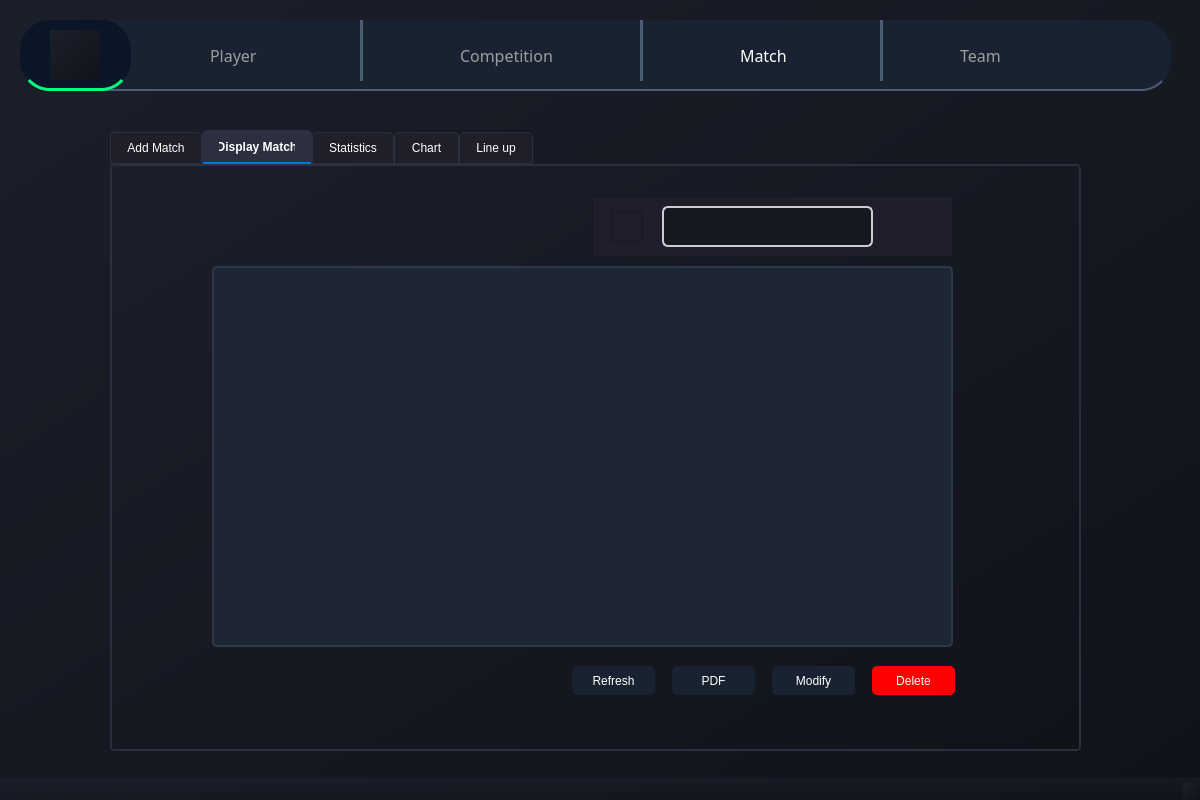
<?xml version="1.0" encoding="UTF-8"?>
<ui version="4.0">
 <class>MainWindow</class>
 <widget class="QMainWindow" name="MainWindow">
  <property name="geometry">
   <rect>
    <x>0</x>
    <y>0</y>
    <width>1200</width>
    <height>800</height>
   </rect>
  </property>
  <property name="font">
   <font>
    <pointsize>10</pointsize>
   </font>
  </property>
  <property name="windowTitle">
   <string>MainWindow</string>
  </property>
  <property name="styleSheet">
   <string notr="true">background: qlineargradient(x1:0, y1:0, x2:1, y2:1, stop:0 #1b1f2a, stop:1 #10131a);</string>
  </property>
  <widget class="QWidget" name="centralwidget">
   <widget class="QListWidget" name="menu">
    <property name="geometry">
     <rect>
      <x>20</x>
      <y>20</y>
      <width>1151</width>
      <height>71</height>
     </rect>
    </property>
    <property name="styleSheet">
     <string notr="true">background: #192231;
color: #D3D3D3;
border-bottom: 2px solid #4C5C75;
border-radius: 30px;</string>
    </property>
   </widget>
   <widget class="QListWidget" name="menu_2">
    <property name="geometry">
     <rect>
      <x>20</x>
      <y>20</y>
      <width>111</width>
      <height>71</height>
     </rect>
    </property>
    <property name="styleSheet">
     <string notr="true">background: #0A1628;
color: #FFFFFF;
border-bottom: 3px solid #00FF7F;
border-radius: 30px;</string>
    </property>
   </widget>
   <widget class="QLabel" name="label">
    <property name="geometry">
     <rect>
      <x>50</x>
      <y>30</y>
      <width>50</width>
      <height>50</height>
     </rect>
    </property>
    <property name="text">
     <string/>
    </property>
    <property name="pixmap">
     <pixmap resource="resources.qrc">:/logo football.png</pixmap>
    </property>
    <property name="scaledContents">
     <bool>true</bool>
    </property>
   </widget>
   <widget class="QLabel" name="dashboard_2">
    <property name="geometry">
     <rect>
      <x>210</x>
      <y>40</y>
      <width>71</width>
      <height>31</height>
     </rect>
    </property>
    <property name="font">
     <font>
      <family>Franklin Gothic Book</family>
      <pointsize>12</pointsize>
      <fontweight>Thin</fontweight>
     </font>
    </property>
    <property name="styleSheet">
     <string notr="true">background-color: transparent;
color: rgb(158, 158, 158);</string>
    </property>
    <property name="text">
     <string>Player</string>
    </property>
   </widget>
   <widget class="QLabel" name="dashboard_7">
    <property name="geometry">
     <rect>
      <x>460</x>
      <y>40</y>
      <width>131</width>
      <height>31</height>
     </rect>
    </property>
    <property name="font">
     <font>
      <family>Franklin Gothic Book</family>
      <pointsize>12</pointsize>
      <fontweight>Thin</fontweight>
     </font>
    </property>
    <property name="styleSheet">
     <string notr="true">background-color: transparent;
color: rgb(158, 158, 158);</string>
    </property>
    <property name="text">
     <string>Competition</string>
    </property>
   </widget>
   <widget class="QLabel" name="dashboard_3">
    <property name="geometry">
     <rect>
      <x>740</x>
      <y>40</y>
      <width>71</width>
      <height>31</height>
     </rect>
    </property>
    <property name="font">
     <font>
      <family>Franklin Gothic Book</family>
      <pointsize>12</pointsize>
      <fontweight>Thin</fontweight>
     </font>
    </property>
    <property name="styleSheet">
     <string notr="true">background-color: transparent;
color: rgb(255, 255, 255);</string>
    </property>
    <property name="text">
     <string>Match</string>
    </property>
   </widget>
   <widget class="QLabel" name="dashboard_4">
    <property name="geometry">
     <rect>
      <x>960</x>
      <y>40</y>
      <width>61</width>
      <height>31</height>
     </rect>
    </property>
    <property name="font">
     <font>
      <family>Franklin Gothic Book</family>
      <pointsize>12</pointsize>
      <fontweight>Thin</fontweight>
     </font>
    </property>
    <property name="styleSheet">
     <string notr="true">background-color: transparent;
color: rgb(158, 158, 158);</string>
    </property>
    <property name="text">
     <string>Team</string>
    </property>
   </widget>
   <widget class="QLabel" name="label_17">
    <property name="geometry">
     <rect>
      <x>1110</x>
      <y>40</y>
      <width>30</width>
      <height>30</height>
     </rect>
    </property>
    <property name="styleSheet">
     <string notr="true">background-color:transparent;</string>
    </property>
    <property name="text">
     <string/>
    </property>
    <property name="pixmap">
     <pixmap resource="resources.qrc">:/user.png</pixmap>
    </property>
    <property name="scaledContents">
     <bool>true</bool>
    </property>
   </widget>
   <widget class="Line" name="line">
    <property name="geometry">
     <rect>
      <x>360</x>
      <y>20</y>
      <width>3</width>
      <height>61</height>
     </rect>
    </property>
    <property name="styleSheet">
     <string notr="true">color: rgb(40, 40, 40);
border: 2px solid #4C5C75;</string>
    </property>
    <property name="orientation">
     <enum>Qt::Orientation::Vertical</enum>
    </property>
   </widget>
   <widget class="Line" name="line_2">
    <property name="geometry">
     <rect>
      <x>640</x>
      <y>20</y>
      <width>3</width>
      <height>61</height>
     </rect>
    </property>
    <property name="styleSheet">
     <string notr="true">border: 2px solid #4C5C75;</string>
    </property>
    <property name="orientation">
     <enum>Qt::Orientation::Vertical</enum>
    </property>
   </widget>
   <widget class="Line" name="line_3">
    <property name="geometry">
     <rect>
      <x>880</x>
      <y>20</y>
      <width>3</width>
      <height>61</height>
     </rect>
    </property>
    <property name="styleSheet">
     <string notr="true">border: 2px solid #4C5C75;</string>
    </property>
    <property name="orientation">
     <enum>Qt::Orientation::Vertical</enum>
    </property>
   </widget>
   <widget class="QTabWidget" name="tabWidget">
    <property name="geometry">
     <rect>
      <x>110</x>
      <y>130</y>
      <width>971</width>
      <height>621</height>
     </rect>
    </property>
    <property name="layoutDirection">
     <enum>Qt::LayoutDirection::LeftToRight</enum>
    </property>
    <property name="styleSheet">
     <string notr="true">QTabWidget::pane {
    border: 2px solid #2c2f3f;
    background: #1e1f29;
    border-radius: 5px;
}

QTabBar::tab {
    background: #1e1f29;
    color: #ffffff;
    padding: 8px 16px;
    border: 1px solid #2c2f3f;
    border-top-left-radius: 5px;
    border-top-right-radius: 5px;
}

QTabBar::tab:selected {
    background: #2c2f3f;
    color: #ffffff;
    font-weight: bold;
    border-bottom: 2px solid #0078d7;
}

QTabBar::tab:hover {
    background: #323546;
    color: #ffffff;
}

QTabBar::tab:!selected {
    margin-top: 2px;
}
</string>
    </property>
    <property name="currentIndex">
     <number>1</number>
    </property>
    <widget class="QWidget" name="tab">
     <attribute name="title">
      <string>Add Match</string>
     </attribute>
     <widget class="QWidget" name="widget" native="true">
      <property name="geometry">
       <rect>
        <x>90</x>
        <y>20</y>
        <width>761</width>
        <height>541</height>
       </rect>
      </property>
      <property name="styleSheet">
       <string notr="true">background-color: #0F111A;
color: #FFFFFF;
font-family: 'Segoe UI', Arial, sans-serif;
font-size: 12px;
border-radius: 15px;
padding: 15px;
spacing: 2px;</string>
      </property>
      <layout class="QGridLayout" name="gridLayout_3">
       <item row="5" column="0">
        <widget class="QLineEdit" name="Stadium">
         <property name="styleSheet">
          <string notr="true">background-color: #1C1F2A;
border: 1px solid #2A2D3A;
border-radius: 5px;
padding: 5px;
color: white;
margin-left: 15px;
margin-right:15px;</string>
         </property>
        </widget>
       </item>
       <item row="3" column="0">
        <widget class="QComboBox" name="team2">
         <property name="styleSheet">
          <string notr="true">background-color: #1C1F2A;
border: 1px solid #2A2D3A;
border-radius: 5px;
padding: 5px;
color: white;
margin-left: 15px;
margin-right:15px;</string>
         </property>
        </widget>
       </item>
       <item row="11" column="0">
        <widget class="QDateTimeEdit" name="Date">
         <property name="styleSheet">
          <string notr="true">background-color: #1C1F2A;
border: 1px solid #2A2D3A;
border-radius: 5px;
padding: 5px;
color: white;
margin-left: 15px;
margin-right:15px;</string>
         </property>
        </widget>
       </item>
       <item row="10" column="0">
        <widget class="QLabel" name="label_10">
         <property name="styleSheet">
          <string notr="true">color: #A0A8B7;
font-weight: bold;
padding-bottom: 5px;background-color:transparent;</string>
         </property>
         <property name="text">
          <string>Date</string>
         </property>
        </widget>
       </item>
       <item row="4" column="0">
        <widget class="QLabel" name="label_11">
         <property name="styleSheet">
          <string notr="true">color: #A0A8B7;
font-weight: bold;
padding-bottom: 5px;background-color:transparent;</string>
         </property>
         <property name="text">
          <string>Stadium</string>
         </property>
        </widget>
       </item>
       <item row="1" column="0">
        <widget class="QComboBox" name="team1">
         <property name="styleSheet">
          <string notr="true">background-color: #1C1F2A;
border: 1px solid #2A2D3A;
border-radius: 5px;
padding: 5px;
color: white;
margin-left: 15px;
margin-right:15px;</string>
         </property>
        </widget>
       </item>
       <item row="2" column="0">
        <widget class="QLabel" name="label_8">
         <property name="styleSheet">
          <string notr="true">color: #A0A8B7;
font-weight: bold;
padding-bottom: 5px;background-color:transparent;</string>
         </property>
         <property name="text">
          <string>Team_2</string>
         </property>
        </widget>
       </item>
       <item row="13" column="0">
        <widget class="QPushButton" name="Confirm">
         <property name="enabled">
          <bool>true</bool>
         </property>
         <property name="styleSheet">
          <string notr="true">background-color: rgba(50, 150, 250, 0.8);
color: white;
font-size: 12px;
border-radius: 5px;
padding: 6px 12px;
margin-left:500px;
margin-right:20px;
margin-bottom:10px;</string>
         </property>
         <property name="text">
          <string>Confirm</string>
         </property>
        </widget>
       </item>
       <item row="6" column="0">
        <widget class="QLabel" name="label_12">
         <property name="styleSheet">
          <string notr="true">color: #A0A8B7;
font-weight: bold;
padding-bottom: 5px;
background-color:transparent;
</string>
         </property>
         <property name="text">
          <string>Referee's FullName</string>
         </property>
        </widget>
       </item>
       <item row="7" column="0">
        <widget class="QLineEdit" name="Referee_name">
         <property name="styleSheet">
          <string notr="true">background-color: #1C1F2A;
border: 1px solid #2A2D3A;
border-radius: 5px;
padding: 5px;
color: white;
margin-left: 15px;
margin-right:15px;</string>
         </property>
        </widget>
       </item>
       <item row="8" column="0">
        <widget class="QLabel" name="label_9">
         <property name="styleSheet">
          <string notr="true">color: #A0A8B7;
font-weight: bold;
padding-bottom: 5px;background-color:transparent;</string>
         </property>
         <property name="text">
          <string>Competiton</string>
         </property>
        </widget>
       </item>
       <item row="0" column="0">
        <widget class="QLabel" name="label_7">
         <property name="styleSheet">
          <string notr="true">color: #A0A8B7;
font-weight: bold;
padding-bottom: 5px;background-color:transparent;</string>
         </property>
         <property name="text">
          <string>Team_1</string>
         </property>
        </widget>
       </item>
       <item row="9" column="0">
        <widget class="QComboBox" name="Comp">
         <property name="styleSheet">
          <string notr="true">background-color: #1C1F2A;
border: 1px solid #2A2D3A;
border-radius: 5px;
padding: 5px;
color: white;
margin-left: 15px;
margin-right:15px;</string>
         </property>
        </widget>
       </item>
      </layout>
     </widget>
     <widget class="QPushButton" name="auto_match">
      <property name="enabled">
       <bool>true</bool>
      </property>
      <property name="geometry">
       <rect>
        <x>-140</x>
        <y>514</y>
        <width>743</width>
        <height>38</height>
       </rect>
      </property>
      <property name="styleSheet">
       <string notr="true">background-color: rgba(50, 150, 250, 0.8);
color: white;
font-size: 12px;
border-radius: 5px;
padding: 6px 12px;
margin-left:500px;
margin-right:20px;
margin-bottom:10px;</string>
      </property>
      <property name="text">
       <string>Auto Match's Schedule</string>
      </property>
     </widget>
    </widget>
    <widget class="QWidget" name="tab_4">
     <attribute name="title">
      <string>Display Match</string>
     </attribute>
     <widget class="QTableView" name="allmatches">
      <property name="geometry">
       <rect>
        <x>100</x>
        <y>100</y>
        <width>741</width>
        <height>381</height>
       </rect>
      </property>
      <property name="styleSheet">
       <string notr="true">/* Style for the QTableWidget */
QTableView#allmatches {
    background-color: #1E2633; /* Match tab pane and form widget */
    border: 2px solid #2A3A4A; /* Subtle blue-gray border */
    gridline-color: #3A4A5A; /* Light grid lines */
    alternate-background-color: #252A38; /* Alternating row color */
    color: #E0E6ED; /* Light gray text */
    selection-background-color: #00FF7F; /* Green selection */
    selection-color: #1A2633; /* Dark blue text on selection */
    border-radius: 5px;
}
QTableView#allmatches::item {
    padding: 5px;
    border: none; /* Remove individual cell borders */
}
QTableView#allmatches::item:focus {
    outline: none; /* Remove focus outline */
}

/* Style for the table header */
QHeaderView::section {
    background-color: #252A38; /* Match alternating row color */
    color: #E0E6ED;
    border: 1px solid #2A3A4A;
    padding: 4px;
    font-weight: bold;
    border-radius: 0;
}
QTableView#allmatches QTableCornerButton::section {
    background-color: #252A38;
    border: 1px solid #2A3A4A;
}</string>
      </property>
     </widget>
     <widget class="QFrame" name="frame_5">
      <property name="geometry">
       <rect>
        <x>480</x>
        <y>30</y>
        <width>361</width>
        <height>61</height>
       </rect>
      </property>
      <property name="styleSheet">
       <string notr="true">    background-color: #1E1E2D;  /* Dark matte background */


 

</string>
      </property>
      <property name="frameShape">
       <enum>QFrame::Shape::StyledPanel</enum>
      </property>
      <property name="frameShadow">
       <enum>QFrame::Shadow::Raised</enum>
      </property>
      <widget class="QLineEdit" name="search">
       <property name="geometry">
        <rect>
         <x>70</x>
         <y>10</y>
         <width>211</width>
         <height>41</height>
        </rect>
       </property>
       <property name="styleSheet">
        <string notr="true">    background-color: #141821;  /* Slightly lighter for contrast */
    border: 2px solid #cccccc;  /* Keep borders subtle */
    border-radius: 6px;
    padding: 6px 10px;
    font-size: 14px;
    color: white;</string>
       </property>
      </widget>
      <widget class="QLabel" name="sortem">
       <property name="geometry">
        <rect>
         <x>310</x>
         <y>20</y>
         <width>18</width>
         <height>18</height>
        </rect>
       </property>
       <property name="text">
        <string/>
       </property>
       <property name="pixmap">
        <pixmap resource="resources.qrc">:/trier.png</pixmap>
       </property>
       <property name="scaledContents">
        <bool>true</bool>
       </property>
      </widget>
      <widget class="QFrame" name="frame_6">
       <property name="geometry">
        <rect>
         <x>20</x>
         <y>15</y>
         <width>31</width>
         <height>31</height>
        </rect>
       </property>
       <property name="frameShape">
        <enum>QFrame::Shape::StyledPanel</enum>
       </property>
       <property name="frameShadow">
        <enum>QFrame::Shadow::Raised</enum>
       </property>
       <widget class="QLabel" name="label_19">
        <property name="geometry">
         <rect>
          <x>10</x>
          <y>10</y>
          <width>11</width>
          <height>11</height>
         </rect>
        </property>
        <property name="text">
         <string/>
        </property>
        <property name="pixmap">
         <pixmap resource="resources.qrc">:/search.png</pixmap>
        </property>
        <property name="scaledContents">
         <bool>true</bool>
        </property>
       </widget>
      </widget>
     </widget>
     <widget class="QPushButton" name="Delete">
      <property name="geometry">
       <rect>
        <x>760</x>
        <y>500</y>
        <width>83</width>
        <height>29</height>
       </rect>
      </property>
      <property name="styleSheet">
       <string notr="true">background-color: rgb(255, 0, 0);
border-radius: 5px ;
color: white;</string>
      </property>
      <property name="text">
       <string>Delete</string>
      </property>
     </widget>
     <widget class="QPushButton" name="Modify">
      <property name="geometry">
       <rect>
        <x>660</x>
        <y>500</y>
        <width>83</width>
        <height>29</height>
       </rect>
      </property>
      <property name="styleSheet">
       <string notr="true">background-color: #192231;
border-radius: 5px ;
color: white;</string>
      </property>
      <property name="text">
       <string>Modify</string>
      </property>
     </widget>
     <widget class="QPushButton" name="pdf">
      <property name="geometry">
       <rect>
        <x>560</x>
        <y>500</y>
        <width>83</width>
        <height>29</height>
       </rect>
      </property>
      <property name="styleSheet">
       <string notr="true">background-color: #192231;
border-radius: 5px ;
color: white;</string>
      </property>
      <property name="text">
       <string>PDF</string>
      </property>
     </widget>
     <widget class="QPushButton" name="refresh">
      <property name="geometry">
       <rect>
        <x>460</x>
        <y>500</y>
        <width>83</width>
        <height>29</height>
       </rect>
      </property>
      <property name="styleSheet">
       <string notr="true">background-color: #192231;
border-radius: 5px ;
color: white;</string>
      </property>
      <property name="text">
       <string>Refresh</string>
      </property>
     </widget>
    </widget>
    <widget class="QWidget" name="tab_2">
     <property name="styleSheet">
      <string notr="true"/>
     </property>
     <attribute name="title">
      <string>Statistics</string>
     </attribute>
     <widget class="QTableView" name="Matches_sum">
      <property name="geometry">
       <rect>
        <x>30</x>
        <y>20</y>
        <width>921</width>
        <height>101</height>
       </rect>
      </property>
      <property name="styleSheet">
       <string notr="true">/* Style for the QTableWidget */
QTableView#allmatches {
    background-color: #1E2633; /* Match tab pane and form widget */
    border: 2px solid #2A3A4A; /* Subtle blue-gray border */
    gridline-color: #3A4A5A; /* Light grid lines */
    alternate-background-color: #252A38; /* Alternating row color */
    color: #E0E6ED; /* Light gray text */
    selection-background-color: #00FF7F; /* Green selection */
    selection-color: #1A2633; /* Dark blue text on selection */
    border-radius: 5px;
}
QTableView#allmatches::item {
    padding: 5px;
    border: none; /* Remove individual cell borders */
}
QTableView#allmatches::item:focus {
    outline: none; /* Remove focus outline */
}

/* Style for the table header */
QHeaderView::section {
    background-color: #252A38; /* Match alternating row color */
    color: #E0E6ED;
    border: 1px solid #2A3A4A;
    padding: 4px;
    font-weight: bold;
    border-radius: 0;
}
QTableView#allmatches QTableCornerButton::section {
    background-color: #252A38;
    border: 1px solid #2A3A4A;
}</string>
      </property>
     </widget>
     <widget class="QTableView" name="refrees">
      <property name="geometry">
       <rect>
        <x>30</x>
        <y>140</y>
        <width>921</width>
        <height>121</height>
       </rect>
      </property>
      <property name="styleSheet">
       <string notr="true">/* Style for the QTableWidget */
QTableView#allmatches {
    background-color: #1E2633; /* Match tab pane and form widget */
    border: 2px solid #2A3A4A; /* Subtle blue-gray border */
    gridline-color: #3A4A5A; /* Light grid lines */
    alternate-background-color: #252A38; /* Alternating row color */
    color: #E0E6ED; /* Light gray text */
    selection-background-color: #00FF7F; /* Green selection */
    selection-color: #1A2633; /* Dark blue text on selection */
    border-radius: 5px;
}
QTableView#allmatches::item {
    padding: 5px;
    border: none; /* Remove individual cell borders */
}
QTableView#allmatches::item:focus {
    outline: none; /* Remove focus outline */
}

/* Style for the table header */
QHeaderView::section {
    background-color: #252A38; /* Match alternating row color */
    color: #E0E6ED;
    border: 1px solid #2A3A4A;
    padding: 4px;
    font-weight: bold;
    border-radius: 0;
}
QTableView#allmatches QTableCornerButton::section {
    background-color: #252A38;
    border: 1px solid #2A3A4A;
}</string>
      </property>
     </widget>
     <widget class="QWidget" name="weather_impact" native="true">
      <property name="geometry">
       <rect>
        <x>30</x>
        <y>280</y>
        <width>921</width>
        <height>291</height>
       </rect>
      </property>
      <property name="styleSheet">
       <string notr="true">QWidget#customWidget {
    background-color: #1E2633;
    border: 2px solid #2A3A4A;
    color: #E0E6ED;
    border-radius: 5px;
}
QWidget#customWidget QLabel {
    color: #E0E6ED;
    background-color: transparent;
}</string>
      </property>
     </widget>
    </widget>
    <widget class="QWidget" name="chart">
     <attribute name="title">
      <string>Chart</string>
     </attribute>
     <widget class="QWidget" name="goals_chart" native="true">
      <property name="geometry">
       <rect>
        <x>60</x>
        <y>60</y>
        <width>851</width>
        <height>481</height>
       </rect>
      </property>
      <property name="styleSheet">
       <string notr="true">/* Style for the QTableWidget */
QTableView#allmatches {
    background-color: #1E2633; /* Match tab pane and form widget */
    border: 2px solid #2A3A4A; /* Subtle blue-gray border */
    gridline-color: #3A4A5A; /* Light grid lines */
    alternate-background-color: #252A38; /* Alternating row color */
    color: #E0E6ED; /* Light gray text */
    selection-background-color: #00FF7F; /* Green selection */
    selection-color: #1A2633; /* Dark blue text on selection */
    border-radius: 5px;
}
QTableView#allmatches::item {
    padding: 5px;
    border: none; /* Remove individual cell borders */
}
QTableView#allmatches::item:focus {
    outline: none; /* Remove focus outline */
}

/* Style for the table header */
QHeaderView::section {
    background-color: #252A38; /* Match alternating row color */
    color: #E0E6ED;
    border: 1px solid #2A3A4A;
    padding: 4px;
    font-weight: bold;
    border-radius: 0;
}
QTableView#allmatches QTableCornerButton::section {
    background-color: #252A38;
    border: 1px solid #2A3A4A;
}</string>
      </property>
     </widget>
     <widget class="QComboBox" name="chartOptionComboBox">
      <property name="geometry">
       <rect>
        <x>52</x>
        <y>20</y>
        <width>231</width>
        <height>28</height>
       </rect>
      </property>
      <property name="styleSheet">
       <string notr="true">background-color: #1C1F2A;
border: 1px solid #2A2D3A;
border-radius: 5px;
padding: 5px;
color: white;
margin-left: 15px;
margin-right:15px;</string>
      </property>
      <item>
       <property name="text">
        <string>Goals per Competition</string>
       </property>
      </item>
      <item>
       <property name="text">
        <string>Goals per Team</string>
       </property>
      </item>
     </widget>
    </widget>
    <widget class="QWidget" name="line_up_widget">
     <attribute name="title">
      <string>Line up</string>
     </attribute>
     <widget class="QComboBox" name="Line_up">
      <property name="geometry">
       <rect>
        <x>420</x>
        <y>120</y>
        <width>231</width>
        <height>28</height>
       </rect>
      </property>
      <property name="minimumSize">
       <size>
        <width>231</width>
        <height>28</height>
       </size>
      </property>
      <property name="styleSheet">
       <string notr="true">background-color: #1C1F2A;
border: 1px solid #2A2D3A;
border-radius: 5px;
padding: 5px;
color: white;
margin-left: 15px;
margin-right:15px;</string>
      </property>
      <item>
       <property name="text">
        <string>4-3-3</string>
       </property>
      </item>
      <item>
       <property name="text">
        <string>4-4-2</string>
       </property>
      </item>
     </widget>
     <widget class="QLabel" name="label_2">
      <property name="geometry">
       <rect>
        <x>280</x>
        <y>10</y>
        <width>621</width>
        <height>551</height>
       </rect>
      </property>
      <property name="text">
       <string/>
      </property>
      <property name="pixmap">
       <pixmap resource="resources.qrc">:/staduim.png</pixmap>
      </property>
      <property name="scaledContents">
       <bool>true</bool>
      </property>
     </widget>
    </widget>
   </widget>
  </widget>
  <widget class="QStatusBar" name="statusbar"/>
 </widget>
 <resources>
  <include location="resources.qrc"/>
 </resources>
 <connections/>
</ui>
